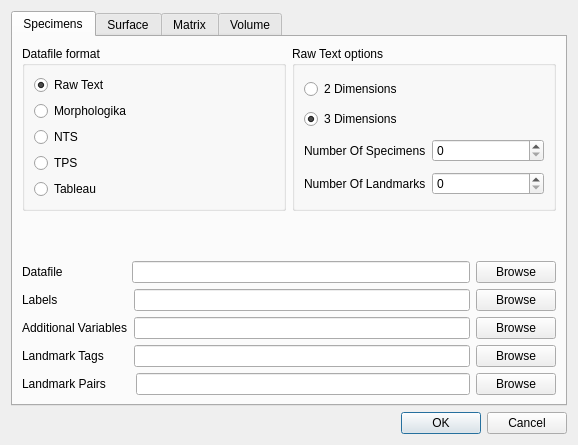
<ui version="4.0" >
 <class>ImportDialog</class>
 <widget class="QDialog" name="ImportDialog" >
  <property name="geometry" >
   <rect>
    <x>0</x>
    <y>0</y>
    <width>578</width>
    <height>445</height>
   </rect>
  </property>
  <property name="windowTitle" >
   <string>Import</string>
  </property>
  <layout class="QVBoxLayout" name="verticalLayout_3" >
   <item>
    <widget class="QTabWidget" name="tabWidget" >
     <property name="currentIndex" >
      <number>0</number>
     </property>
     <widget class="QWidget" name="tab_1" >
      <property name="accessibleName" >
       <string>Specimens</string>
      </property>
      <attribute name="title" >
       <string>Specimens</string>
      </attribute>
      <layout class="QVBoxLayout" name="verticalLayout_4" >
       <item>
        <layout class="QHBoxLayout" name="horizontalLayout" >
         <item>
          <widget class="QGroupBox" name="groupBox" >
           <property name="title" >
            <string>Datafile format</string>
           </property>
           <layout class="QVBoxLayout" name="verticalLayout" >
            <item>
             <widget class="QRadioButton" name="radioButton" >
              <property name="text" >
               <string>Raw Text</string>
              </property>
              <property name="checked" >
               <bool>true</bool>
              </property>
             </widget>
            </item>
            <item>
             <widget class="QRadioButton" name="radioButton_2" >
              <property name="text" >
               <string>Morphologika</string>
              </property>
             </widget>
            </item>
            <item>
             <widget class="QRadioButton" name="radioButton_3" >
              <property name="text" >
               <string>NTS</string>
              </property>
             </widget>
            </item>
            <item>
             <widget class="QRadioButton" name="radioButton_4" >
              <property name="text" >
               <string>TPS</string>
              </property>
             </widget>
            </item>
            <item>
             <widget class="QRadioButton" name="radioButton_7" >
              <property name="text" >
               <string>Tableau</string>
              </property>
             </widget>
            </item>
           </layout>
          </widget>
         </item>
         <item>
          <widget class="QGroupBox" name="groupBox_2" >
           <property name="enabled" >
            <bool>true</bool>
           </property>
           <property name="title" >
            <string>Raw Text options</string>
           </property>
           <layout class="QVBoxLayout" name="verticalLayout_2" >
            <item>
             <widget class="QRadioButton" name="radioButton_6" >
              <property name="text" >
               <string>2 Dimensions</string>
              </property>
             </widget>
            </item>
            <item>
             <widget class="QRadioButton" name="radioButton_5" >
              <property name="text" >
               <string>3 Dimensions</string>
              </property>
              <property name="checked" >
               <bool>true</bool>
              </property>
             </widget>
            </item>
            <item>
             <layout class="QHBoxLayout" name="horizontalLayout_10" >
              <item>
               <widget class="QLabel" name="label_5" >
                <property name="text" >
                 <string>Number Of Specimens</string>
                </property>
               </widget>
              </item>
              <item>
               <widget class="QSpinBox" name="spinBox" />
              </item>
             </layout>
            </item>
            <item>
             <layout class="QHBoxLayout" name="horizontalLayout_11" >
              <item>
               <widget class="QLabel" name="label_6" >
                <property name="text" >
                 <string>Number Of Landmarks</string>
                </property>
               </widget>
              </item>
              <item>
               <widget class="QSpinBox" name="spinBox_2" />
              </item>
             </layout>
            </item>
           </layout>
          </widget>
         </item>
        </layout>
       </item>
       <item>
        <spacer name="verticalSpacer_2" >
         <property name="orientation" >
          <enum>Qt::Vertical</enum>
         </property>
         <property name="sizeHint" stdset="0" >
          <size>
           <width>20</width>
           <height>40</height>
          </size>
         </property>
        </spacer>
       </item>
       <item>
        <layout class="QHBoxLayout" name="horizontalLayout_2" >
         <item>
          <widget class="QLabel" name="label" >
           <property name="text" >
            <string>Datafile                   </string>
           </property>
          </widget>
         </item>
         <item>
          <widget class="QLineEdit" name="lineEdit" />
         </item>
         <item>
          <widget class="QPushButton" name="pushButton" >
           <property name="text" >
            <string>Browse</string>
           </property>
          </widget>
         </item>
        </layout>
       </item>
       <item>
        <layout class="QHBoxLayout" name="horizontalLayout_3" >
         <item>
          <widget class="QLabel" name="label_2" >
           <property name="text" >
            <string>Labels                     </string>
           </property>
          </widget>
         </item>
         <item>
          <widget class="QLineEdit" name="lineEdit_2" />
         </item>
         <item>
          <widget class="QPushButton" name="pushButton_2" >
           <property name="text" >
            <string>Browse</string>
           </property>
          </widget>
         </item>
        </layout>
       </item>
       <item>
        <layout class="QHBoxLayout" name="horizontalLayout_4" >
         <item>
          <widget class="QLabel" name="label_3" >
           <property name="text" >
            <string>Additional Variables</string>
           </property>
          </widget>
         </item>
         <item>
          <widget class="QLineEdit" name="lineEdit_3" />
         </item>
         <item>
          <widget class="QPushButton" name="pushButton_3" >
           <property name="text" >
            <string>Browse</string>
           </property>
          </widget>
         </item>
        </layout>
       </item>
       <item>
        <layout class="QHBoxLayout" name="horizontalLayout_5" >
         <item>
          <widget class="QLabel" name="label_4" >
           <property name="text" >
            <string>Landmark Tags       </string>
           </property>
          </widget>
         </item>
         <item>
          <widget class="QLineEdit" name="lineEdit_4" />
         </item>
         <item>
          <widget class="QPushButton" name="pushButton_4" >
           <property name="text" >
            <string>Browse</string>
           </property>
          </widget>
         </item>
        </layout>
       </item>
       <item>
        <layout class="QHBoxLayout" name="horizontalLayout_12" >
         <item>
          <widget class="QLabel" name="label_11" >
           <property name="text" >
            <string>Landmark Pairs       </string>
           </property>
          </widget>
         </item>
         <item>
          <widget class="QLineEdit" name="lineEdit_8" />
         </item>
         <item>
          <widget class="QPushButton" name="pushButton_8" >
           <property name="text" >
            <string>Browse</string>
           </property>
          </widget>
         </item>
        </layout>
       </item>
      </layout>
     </widget>
     <widget class="QWidget" name="tab_2" >
      <attribute name="title" >
       <string>Surface</string>
      </attribute>
      <layout class="QVBoxLayout" name="verticalLayout_5" >
       <item>
        <layout class="QHBoxLayout" name="horizontalLayout_7" >
         <item>
          <widget class="QLabel" name="label_8" >
           <property name="text" >
            <string>Surface file</string>
           </property>
          </widget>
         </item>
         <item>
          <widget class="QLineEdit" name="lineEdit_6" />
         </item>
         <item>
          <widget class="QPushButton" name="pushButton_6" >
           <property name="text" >
            <string>Browse</string>
           </property>
          </widget>
         </item>
        </layout>
       </item>
       <item>
        <layout class="QHBoxLayout" name="horizontalLayout_8" >
         <item>
          <widget class="QLabel" name="label_9" >
           <property name="text" >
            <string>Texture file</string>
           </property>
          </widget>
         </item>
         <item>
          <widget class="QLineEdit" name="lineEdit_7" />
         </item>
         <item>
          <widget class="QPushButton" name="pushButton_7" >
           <property name="text" >
            <string>Browse</string>
           </property>
          </widget>
         </item>
        </layout>
       </item>
       <item>
        <layout class="QHBoxLayout" name="horizontalLayout_9" >
         <item>
          <widget class="QLabel" name="label_10" >
           <property name="text" >
            <string>Associate this surface with specimen number</string>
           </property>
          </widget>
         </item>
         <item>
          <widget class="QSpinBox" name="spinBox_3" />
         </item>
         <item>
          <spacer name="horizontalSpacer" >
           <property name="orientation" >
            <enum>Qt::Horizontal</enum>
           </property>
           <property name="sizeHint" stdset="0" >
            <size>
             <width>40</width>
             <height>20</height>
            </size>
           </property>
          </spacer>
         </item>
        </layout>
       </item>
       <item>
        <widget class="QCheckBox" name="checkBox_2" >
         <property name="text" >
          <string>Flip landmark  axes to fit surface</string>
         </property>
        </widget>
       </item>
       <item>
        <spacer name="verticalSpacer" >
         <property name="orientation" >
          <enum>Qt::Vertical</enum>
         </property>
         <property name="sizeHint" stdset="0" >
          <size>
           <width>20</width>
           <height>40</height>
          </size>
         </property>
        </spacer>
       </item>
      </layout>
     </widget>
     <widget class="QWidget" name="tab_3" >
      <attribute name="title" >
       <string>Matrix</string>
      </attribute>
      <layout class="QVBoxLayout" name="verticalLayout_6" >
       <item>
        <layout class="QHBoxLayout" name="horizontalLayout_6" >
         <item>
          <widget class="QLabel" name="label_7" >
           <property name="text" >
            <string>Data file</string>
           </property>
          </widget>
         </item>
         <item>
          <widget class="QLineEdit" name="lineEdit_5" />
         </item>
         <item>
          <widget class="QPushButton" name="pushButton_5" >
           <property name="text" >
            <string>Browse</string>
           </property>
          </widget>
         </item>
        </layout>
       </item>
       <item>
        <widget class="QCheckBox" name="checkBox" >
         <property name="text" >
          <string>First line is names of variables</string>
         </property>
         <property name="checked" >
          <bool>true</bool>
         </property>
        </widget>
       </item>
       <item>
        <spacer name="verticalSpacer_3" >
         <property name="orientation" >
          <enum>Qt::Vertical</enum>
         </property>
         <property name="sizeHint" stdset="0" >
          <size>
           <width>20</width>
           <height>235</height>
          </size>
         </property>
        </spacer>
       </item>
      </layout>
      <zorder>checkBox</zorder>
     </widget>
     <widget class="QWidget" name="Volume" >
      <attribute name="title" >
       <string>Volume</string>
      </attribute>
      <layout class="QVBoxLayout" name="verticalLayout_7" >
       <item>
        <layout class="QHBoxLayout" name="horizontalLayout_13" >
         <item>
          <widget class="QLabel" name="label_12" >
           <property name="text" >
            <string>Data file</string>
           </property>
          </widget>
         </item>
         <item>
          <widget class="QLineEdit" name="lineEdit_9" />
         </item>
         <item>
          <widget class="QPushButton" name="pushButton_9" >
           <property name="text" >
            <string>Browse</string>
           </property>
          </widget>
         </item>
        </layout>
       </item>
       <item>
        <layout class="QHBoxLayout" name="horizontalLayout_14" >
         <item>
          <widget class="QLabel" name="label_13" >
           <property name="text" >
            <string>Transfer function file</string>
           </property>
          </widget>
         </item>
         <item>
          <widget class="QLineEdit" name="lineEdit_10" />
         </item>
         <item>
          <widget class="QPushButton" name="pushButton_10" >
           <property name="text" >
            <string>Browse</string>
           </property>
          </widget>
         </item>
        </layout>
       </item>
       <item>
        <widget class="QGroupBox" name="groupBox_3" >
         <property name="title" >
          <string>Shading Model</string>
         </property>
         <layout class="QVBoxLayout" name="verticalLayout_8" >
          <item>
           <widget class="QRadioButton" name="radioButton_10" >
            <property name="text" >
             <string>Standard</string>
            </property>
            <property name="checked" >
             <bool>true</bool>
            </property>
           </widget>
          </item>
          <item>
           <widget class="QRadioButton" name="radioButton_8" >
            <property name="text" >
             <string>Maximum Intensity Projection</string>
            </property>
           </widget>
          </item>
          <item>
           <widget class="QRadioButton" name="radioButton_9" >
            <property name="text" >
             <string>Iso surfacing</string>
            </property>
           </widget>
          </item>
         </layout>
        </widget>
       </item>
      </layout>
     </widget>
    </widget>
   </item>
   <item>
    <widget class="QDialogButtonBox" name="buttonBox" >
     <property name="orientation" >
      <enum>Qt::Horizontal</enum>
     </property>
     <property name="standardButtons" >
      <set>QDialogButtonBox::Cancel|QDialogButtonBox::Ok</set>
     </property>
    </widget>
   </item>
  </layout>
 </widget>
 <tabstops>
  <tabstop>radioButton</tabstop>
  <tabstop>radioButton_2</tabstop>
  <tabstop>radioButton_3</tabstop>
  <tabstop>radioButton_4</tabstop>
  <tabstop>lineEdit</tabstop>
  <tabstop>pushButton</tabstop>
  <tabstop>lineEdit_2</tabstop>
  <tabstop>pushButton_2</tabstop>
  <tabstop>lineEdit_3</tabstop>
  <tabstop>pushButton_3</tabstop>
  <tabstop>lineEdit_4</tabstop>
  <tabstop>pushButton_4</tabstop>
  <tabstop>radioButton_6</tabstop>
 </tabstops>
 <resources/>
 <connections>
  <connection>
   <sender>buttonBox</sender>
   <signal>accepted()</signal>
   <receiver>ImportDialog</receiver>
   <slot>accept()</slot>
   <hints>
    <hint type="sourcelabel" >
     <x>258</x>
     <y>390</y>
    </hint>
    <hint type="destinationlabel" >
     <x>157</x>
     <y>274</y>
    </hint>
   </hints>
  </connection>
  <connection>
   <sender>buttonBox</sender>
   <signal>rejected()</signal>
   <receiver>ImportDialog</receiver>
   <slot>reject()</slot>
   <hints>
    <hint type="sourcelabel" >
     <x>326</x>
     <y>390</y>
    </hint>
    <hint type="destinationlabel" >
     <x>286</x>
     <y>274</y>
    </hint>
   </hints>
  </connection>
 </connections>
</ui>
